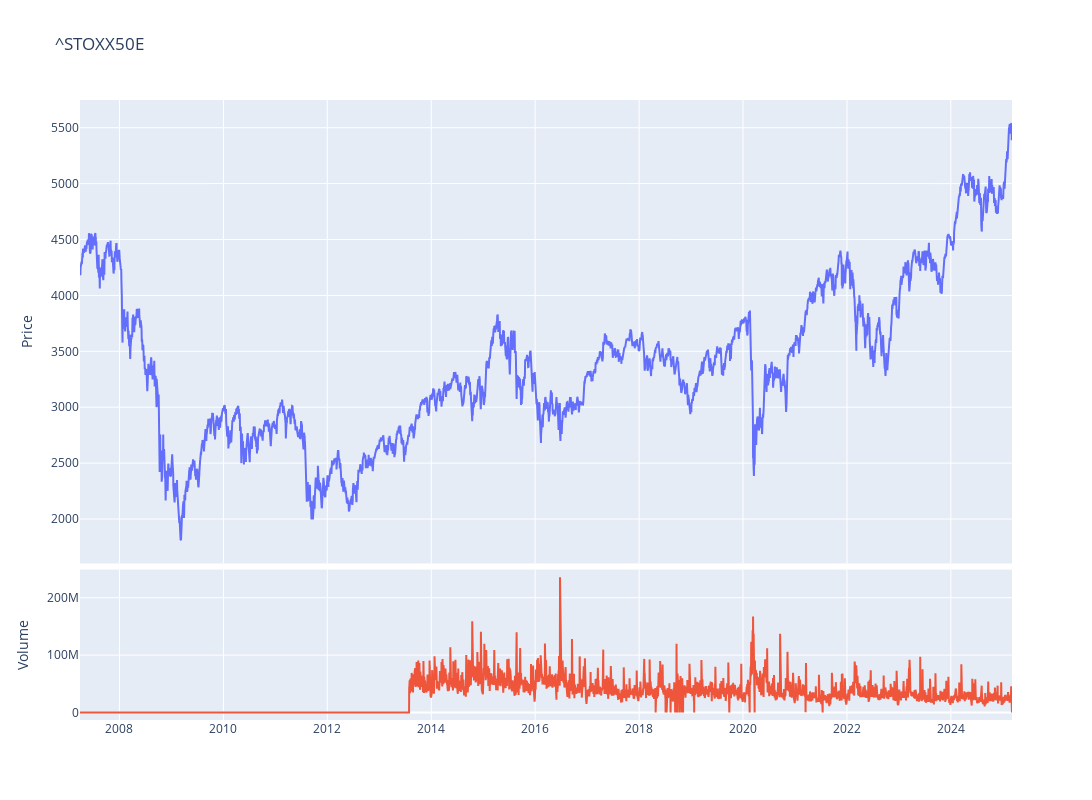

Notebook source saved alongside this figure:
### Code cell
fig = make_subplots(rows=4, cols=1,shared_xaxes=True,vertical_spacing=0.01,specs=[[{'rowspan':3,'colspan':1}],[None],[None],[{'rowspan':1,'colspan':1}]])

# Graph (1,1)
fig.add_trace(go.Scatter(x=stock_ticker.index,y=stock_ticker['Adj Close'],mode="lines",name=f"{ticker}"),row=1, col=1)
# Update xaxis properties
fig.update_yaxes(title_text="Price", row=1, col=1)

# Graph (4,1)
fig.add_trace(go.Scatter(x=stock_ticker.index,y=stock_ticker['Volume'],mode="lines",name='Volume'),row=4, col=1)
fig.update_yaxes(title_text="Volume", row=4, col=1)

fig.update_layout(height=800, width=1300,showlegend=False,title=f"{ticker}")

fig.show()

### Figure 1 — Plotly figure (JSON) as saved in the notebook; plotly's stock layout.template omitted (floating-point values rounded to 4 significant figures; data arrays with more than 128 entries replaced by an {"elided": "..."} marker saying what was removed)
{"data": [{"mode": "lines", "name": "^STOXX50E", "type": "scatter", "x": {"elided": "4497 str values"}, "xaxis": "x", "y": {"elided": "4497 float values"}, "yaxis": "y"}, {"mode": "lines", "name": "Volume", "type": "scatter", "x": {"elided": "4497 str values"}, "xaxis": "x2", "y": {"elided": "4497 int values"}, "yaxis": "y2"}], "layout": {"height": 800, "showlegend": false, "title": {"text": "^STOXX50E"}, "width": 1300, "xaxis": {"anchor": "y", "domain": [0, 1], "matches": "x2", "showticklabels": false}, "xaxis2": {"anchor": "y2", "domain": [0, 1]}, "yaxis": {"anchor": "x", "domain": [0.2525, 1], "title": {"text": "Price"}}, "yaxis2": {"anchor": "x2", "domain": [0, 0.2425], "title": {"text": "Volume"}}}}
